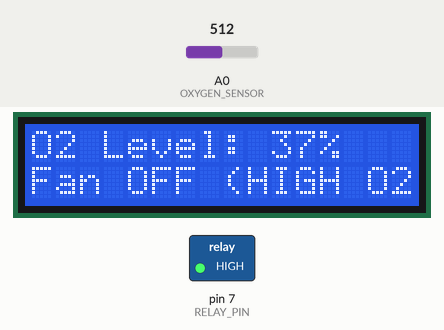
A sketch run on a simulated Arduino Uno, built with avr-gcc and run on an emulated ATmega328P. Shown: 16×2 character LCD, switched loads named in the sketch (green lamp = pin HIGH). Inputs (shaded band) come from the test bench; at power-on: A0 (OXYGEN_SENSOR) = 512. What the sketch prints to the serial monitor is not drawn.

Above: at 3.2 s.
3.3 s: A0 (OXYGEN_SENSOR) set to 249
At 4.7 s:
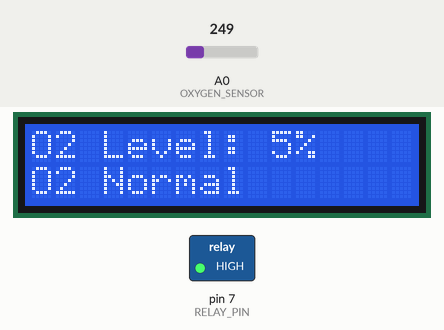
5.6 s: A0 (OXYGEN_SENSOR) set to 231
At 7.3 s:
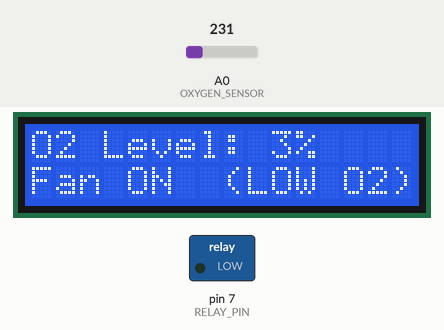
7.7 s: A0 (OXYGEN_SENSOR) set to 306
At 8.8 s:
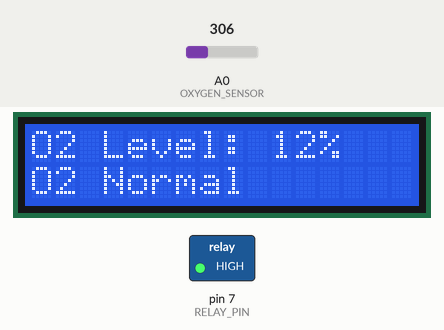
9.8 s: A0 (OXYGEN_SENSOR) set to 375
At 11.5 s:
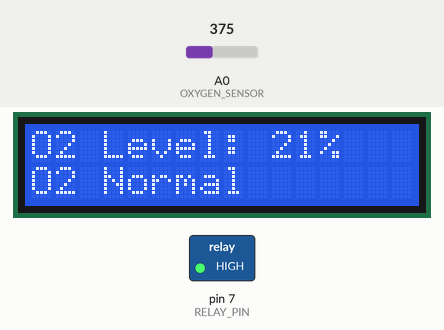
11.8 s: A0 (OXYGEN_SENSOR) set to 399
At 13.0 s:
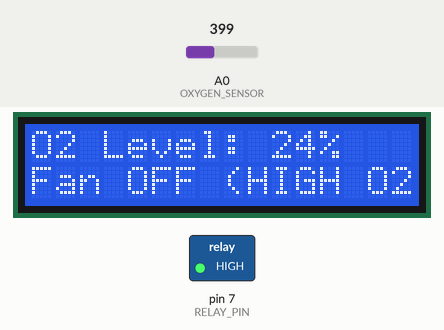
Timing chart, 0 to 14.8 s (numbered marks = the images above; inputs shaded):
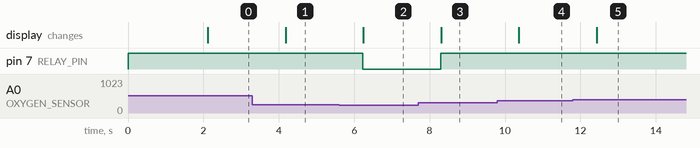

The sketch:

gas_relay_lcd_project.ino
```cpp
#include <Wire.h>
#include <LiquidCrystal_I2C.h>

// LCD setup (change 0x27 if needed)
LiquidCrystal_I2C lcd(0x27, 16, 2);

// Pin definitions
#define OXYGEN_SENSOR A0
#define RELAY_PIN 7

// Air quality calibration values
#define Good_Quality 200
#define Polluted_Air 1023

int Air_Quality = 0;
int Oxygen_Percentage = 0;

void setup() {
  pinMode(RELAY_PIN, OUTPUT);
  digitalWrite(RELAY_PIN, HIGH); // Relay OFF initially (active LOW)

  lcd.init();
  lcd.backlight();

  Serial.begin(9600);

  lcd.setCursor(0, 0);
  lcd.print("Greenhouse Sys");
  delay(2000);
  lcd.clear();
}

void loop() {

  // Read sensor value
  Air_Quality = analogRead(OXYGEN_SENSOR);

  // Convert to percentage using map()
  Oxygen_Percentage = map(Air_Quality, Good_Quality, Polluted_Air, 0, 100);

  // Limit values between 0–100
  Oxygen_Percentage = constrain(Oxygen_Percentage, 0, 100);

  // Display values on Serial Monitor
  Serial.print("Raw Value: ");
  Serial.print(Air_Quality);
  Serial.print(" | Oxygen %: ");
  Serial.println(Oxygen_Percentage);

  // LCD Display
  lcd.setCursor(0, 0);
  lcd.print("O2 Level: ");
  lcd.print(Oxygen_Percentage);
  lcd.print("%   ");

  // CONTROL LOGIC
  if (Oxygen_Percentage < 5) {
    // LOW OXYGEN → TURN FAN ON
    digitalWrite(RELAY_PIN, LOW); // Relay ON
    lcd.setCursor(0, 1);
    lcd.print("Fan ON  (LOW O2) ");

  } else if (Oxygen_Percentage > 21) {
    // HIGH OXYGEN → TURN FAN OFF
    digitalWrite(RELAY_PIN, HIGH); // Relay OFF
    lcd.setCursor(0, 1);
    lcd.print("Fan OFF (HIGH O2)");

  } else {
    // NORMAL RANGE
    digitalWrite(RELAY_PIN, HIGH); // Fan OFF
    lcd.setCursor(0, 1);
    lcd.print("O2 Normal        ");
  }

  delay(1000);
}
```

Measured:
- the behaviour switches between 242 and 241 on A0 (OXYGEN_SENSOR) (found by bisection; images 1 and 2)
- the behaviour switches between 381 and 382 on A0 (OXYGEN_SENSOR) (found by bisection; images 4 and 5)
- after the input at 3.3 s, the display: changes after 0.88 s (image 1)
- after the input at 5.6 s, pin 7 (RELAY_PIN): HIGH → LOW after 0.62 s; the display: changes after 0.64 s (image 2)
- after the input at 7.7 s, pin 7 (RELAY_PIN): LOW → HIGH after 0.59 s; the display: changes after 0.61 s (image 3)
- after the input at 9.8 s, the display: changes after 0.57 s (image 4)
- after the input at 11.8 s, the display: changes after 0.64 s (image 5)
